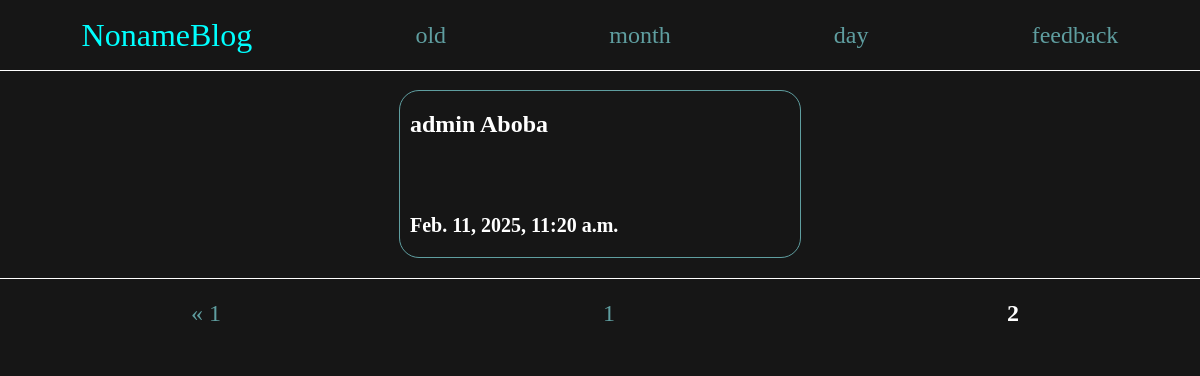
Before: /old/?page=4 with the older database file.
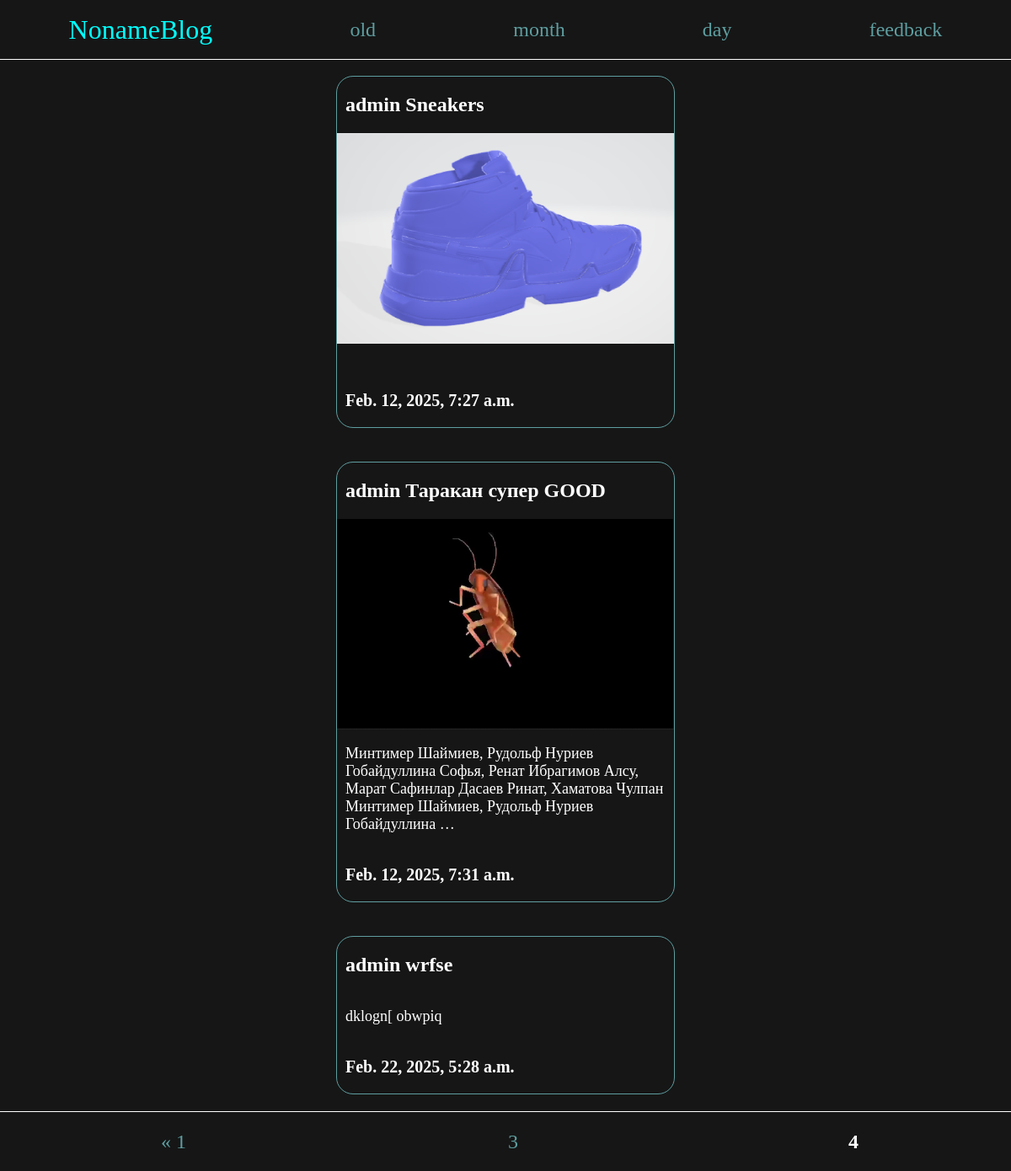
After: the same page with the newer database file.
### noapp/models.py (models this page shows, shortened)
class Post(models.Model):
    title = models.CharField(max_length=150)
    author = models.ForeignKey(User, on_delete=models.CASCADE)
    marker = models.SlugField()
    text = models.TextField(max_length=1000, blank=True, null=True)
    image = models.ImageField(null=True, blank=True)
    created = models.DateTimeField(auto_created=True)
    published = models.DateTimeField(auto_now=True)
    changed = models.DateTimeField(auto_now_add=True)
    class PostStatus(models.TextChoices):
        draft = 'Draft'
        public = 'Public'
    status = models.CharField(max_length=6, choices=PostStatus.choices, default=PostStatus.draft)
    class Meta:
        ordering = ['title', 'author', 'status', 'marker']

### noapp/views.py (the view)
# urls.py: path('old/', views.main_old, name='old'),
def main_old(request):
    post_objects = Post.objects.order_by('changed', 'published', 'title').filter(status='Public')
    paginator = Paginator(post_objects, 3)
    page_number = request.GET.get('page')
    posts = paginator.get_page(page_number)
    return render(request, 'noapp/main.html', {'posts': posts})

### noapp/templates/noapp/main.html (shortened to what this page needs)
{%extends 'noapp/blog.html'%}
{%block content%}
    <main>
        {%for post in posts%}
        <a href="{%url 'post' post.id%}">
            <div class="post">
                <h2>{{post.author}} {{post.title}}</h2>
                {%if post.image%}
                <img src="{{post.image.url}}" alt="">
                {%endif%}
                <p>{{post.text|truncatewords:20}}</p>
                <h3>{{post.published}}</h3>
            </div>
        </a>
        {%endfor%}
    </main>
    <footer>
        {% if posts.has_previous %}
        <a href="?page=1">&laquo; 1</a>
        <a href="?page={{posts.previous_page_number}}">{{posts.previous_page_number}}</a>
        {%endif%}
        <h2>{{posts.number}}</h2>
    </footer>
{%endblock%}

Changed rows visible on the page:
no longer on this page (row unchanged): Post: author "admin", title "Aboba", published "Feb. 11, 2025, 11:20 a.m."
added Post: author "admin", title "Sneakers", image (picture), published "Feb. 12, 2025, 7:27 a.m."
added Post: author "admin", title "Таракан супер GOOD", image (picture), text "Минтимер Шаймиев, Рудольф Нуриев Гобайдуллина Софья, Ренат Ибрагимов Алсу, Марат Сафинлар Дасаев Ринат, Хаматова Чулпан Минтимер Шаймиев, Рудольф Нуриев Гобайдуллина …", published "Feb. 12, 2025, 7:31 a.m."
added Post: author "admin", title "wrfse", text "dklogn[ obwpiq", published "Feb. 22, 2025, 5:28 a.m."
Other visible differences:
{{ posts.previous_page_number }}: "1" → "3"
{{ posts.number }}: "2" → "4"
